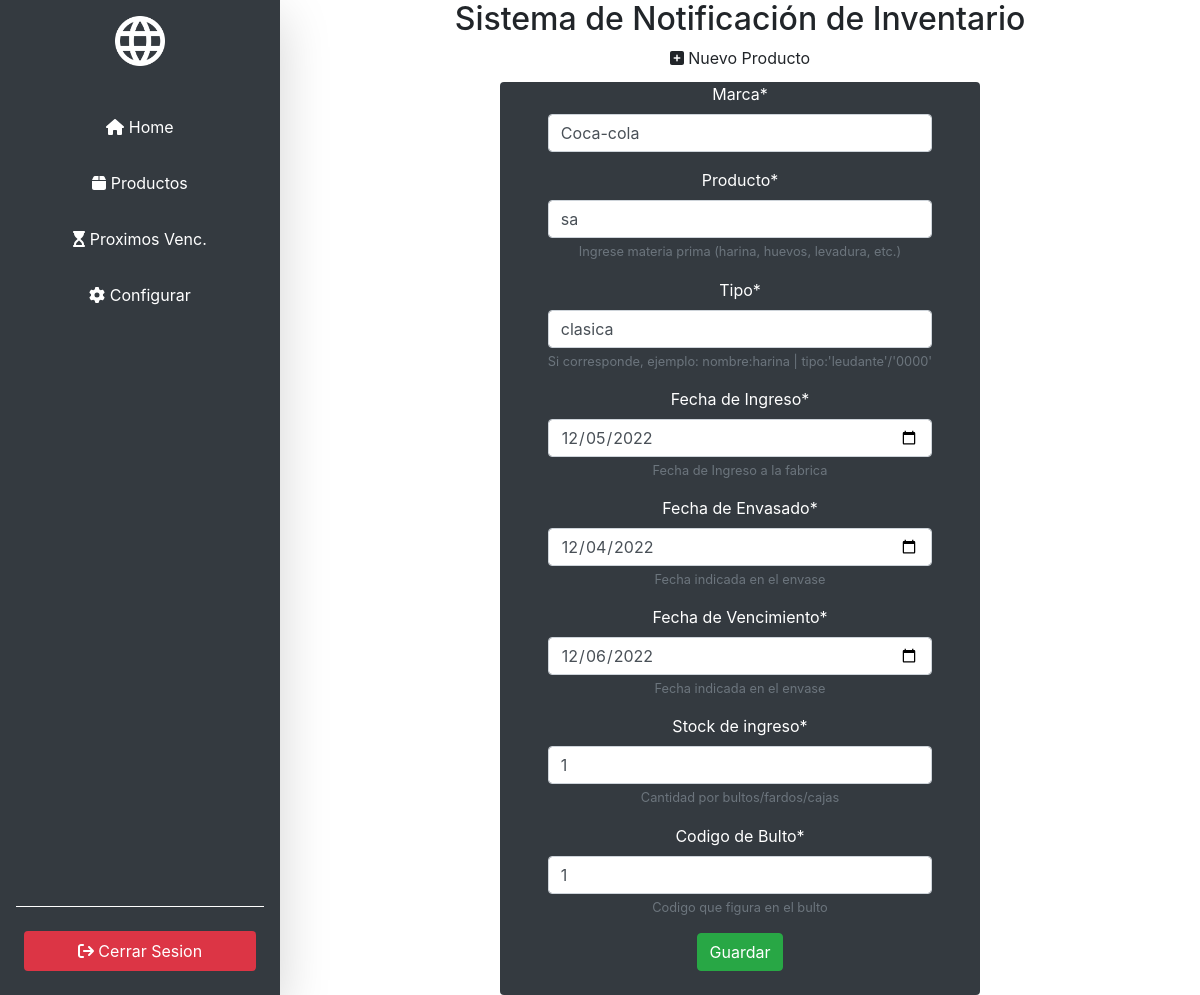
Screenshot of /producto/update/1 (signed in) with the database file from the repository.
### gestor/models.py (models this page shows, shortened)
class Producto(models.Model):
    marca = models.CharField(max_length=50,default="Generic")
    producto = models.CharField(max_length=50,help_text="Ingrese materia prima (harina, huevos, levadura, etc.)")
    tipo = models.CharField(max_length=30, help_text="Si corresponde, ejemplo: nombre:harina | tipo:'leudante'/'0000' ")
    fechaIngreso = models.DateField('Fecha de Ingreso',blank=False,help_text="Fecha de Ingreso a la fabrica")
    fechaVnto = models.DateField('Fecha de Vencimiento',blank=False,help_text="Fecha indicada en el envase")
    fechaEnvasado = models.DateField('Fecha de Envasado',blank=False,help_text="Fecha indicada en el envase")
    stockIng= models.PositiveIntegerField('Stock de ingreso',blank=False,help_text="Cantidad por bultos/fardos/cajas")
    stockDisp= models.PositiveIntegerField('Stock disponible',blank=False) # Para los caso de obtener-consumir la materia prima
    codBulto = models.CharField('Codigo de Bulto',max_length=13,help_text="Codigo que figura en el bulto ",blank=False) # LOS FARDOS EN GRAL CONTIENEN UN CODIGO DEL MISMO
    imagen = models.ImageField(upload_to='',null=True) # borrar el img/
    class Meta:
        ordering = ['fechaVnto']

### gestor/views.py (the view)
# urls.py: path('producto/update/<pk>', views.producto_update, name='producto_update'),
@login_required(login_url='/signin/')
def producto_update(request, pk):
    producto = get_object_or_404(Producto, pk=pk)
    if request.method == "POST":
        formulario = ProductoForm(request.POST, instance=producto)
        if formulario.is_valid():
            producto = formulario.save(commit=False)
            producto.marca = formulario.cleaned_data['marca']
            producto.producto = formulario.cleaned_data['producto']
            producto.tipo = formulario.cleaned_data['tipo']
            producto.fechaIngreso = formulario.cleaned_data['fechaIngreso']
            producto.fechaVnto = formulario.cleaned_data['fechaVnto']
            producto.stockIng = formulario.cleaned_data['stockIng']
            producto.stockDisp = formulario.cleaned_data['stockIng']
            producto.codBulto = formulario.cleaned_data['codBulto']
            for r, d, f in os.walk('.\\media'):
                for files in f:
                    file=os.path.join(files)
                    print( str.lower(producto.producto) ,str.lower(file) )
                    print(os.path.splitext(files)[0])
                    if len(str.lower(producto.producto)) <= len(str.lower(os.path.splitext(files)[0])):
                        if str.lower(producto.producto) in str.lower(os.path.splitext(files)[0]):
                            if str.lower(producto.producto)[0] == str.lower(os.path.splitext(files)[0])[0]:
                                producto.imagen = file
                                break
                        else:
                            producto.imagen = "unknow.png"
                    else:
                        if str.lower(os.path.splitext(files)[0]) in str.lower(producto.producto):
                            if str.lower(producto.producto)[0] == str.lower(os.path.splitext(files)[0])[0]:
                                producto.imagen = file
                                break
                        else:
                            producto.imagen = "unknow.png"
            producto.save()
            return redirect('home')
    else:
        formulario = ProductoForm(instance=producto)
    return render(request, 'producto_new.html', {'formulario': formulario})

### gestor/forms.py (shortened to what this page needs)
class ProductoForm(forms.ModelForm):
    class Meta:
        model = Producto
        fields = ('marca', 'producto', 'tipo','fechaIngreso','fechaEnvasado', 'fechaVnto','stockIng','codBulto')
        widgets = {
            'fechaIngreso': NumberInput(attrs={'type': 'date'}),
            'fechaVnto': NumberInput(attrs={'type': 'date'}),
            'fechaEnvasado': NumberInput(attrs={'type': 'date'}),
            }

### gestor/templates/producto_new.html (shortened to what this page needs)
{% extends "base.html" %}
{% load crispy_forms_tags %}
{% block content %}
    <div class="d-flex flex-column">
        <div class="d-flex flex-column justify-content align-items-center">
            <div class="card border-0 text-center">
                <div class="card-title text-center">
                    <span>
                        <i class="fa-solid fa-square-plus"></i>
                        Nuevo Producto
                    </span>
                </div>
                <div class="card-body p-0 m-auto bg-dark rounded text-white">
                    <div class="mx-5">
                        <form method="POST" enctype="multipart/form-data" novalidate>
                            <table>{{ formulario|crispy}}</table>
                            <button type="submit" class="btn btn-success">Guardar</button>
                        </form>
                        <br>
                    </div>
                </div>
            </div>
        </div>
    </div>
{% endblock %}

### gestor/static/style.css (style rules this page uses)
body { min-height: 100vh; min-height: -webkit-fill-available; }
html { height: -webkit-fill-available; }

### rows the page displays
Producto: marca "Coca-cola", producto "sa", tipo "clasica", fechaIngreso "12/05/2022", fechaEnvasado "12/04/2022", fechaVnto "12/06/2022", stockIng "1", codBulto "1"
